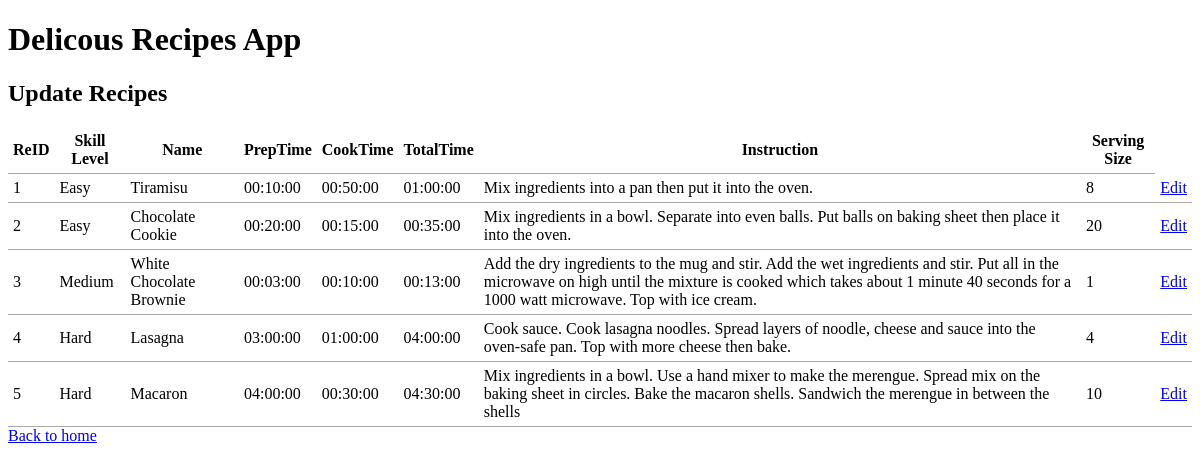
/update.php, run on the app's committed database.
### tables this page shows
CREATE TABLE Recipe (
ReID INTEGER AUTO_INCREMENT PRIMARY KEY,
SkillLevel CHAR(20),
Name VARCHAR(100) NOT NULL,
PrepTime TIME(0) NOT NULL,
CookTime TIME(0) NOT NULL,
InstructionID INTEGER UNIQUE NOT NULL,
Username CHAR(20) NOT NULL,
FOREIGN KEY (PrepTime, CookTime) REFERENCES RecipeTime (PrepTime, CookTime)
		ON DELETE NO ACTION
		ON UPDATE CASCADE,
FOREIGN KEY (InstructionID) REFERENCES Instruction(InsID)
	ON DELETE CASCADE
	ON UPDATE NO ACTION,
FOREIGN KEY (Username) REFERENCES BookUser (Username)
	ON DELETE CASCADE
	ON UPDATE CASCADE
);

CREATE TABLE RecipeTime (
PrepTime TIME(0),
CookTime TIME(0),
TotalTime TIME(0) UNIQUE NOT NULL,
PRIMARY KEY (PrepTime, CookTime)
);

CREATE TABLE Instruction(
InsID INTEGER AUTO_INCREMENT PRIMARY KEY,
Instructions VARCHAR(8000) UNIQUE NOT NULL,
ServingSize INTEGER
);

### common.php (called while the page is built)
<?php
function escape($html) {
  return htmlspecialchars($html, ENT_QUOTES | ENT_SUBSTITUTE, "UTF-8");
}
?>

### update.php (the view)
<?php
try {
  require "./config.php";
  require "./common.php";
  $connection = new PDO($dsn, $username, $password, $options);
  $sql = "SELECT * FROM recipe AS r, instruction AS i, recipetime AS rt
  WHERE r.InstructionID = i.InsID AND rt.PrepTime = r.PrepTime AND rt.CookTime = r.CookTime";
  $statement = $connection->prepare($sql);
  $statement->execute();
  $result = $statement->fetchAll();
} catch(PDOException $error) {
  echo $sql . "<br>" . $error->getMessage();
}
?>
<?php require "templates/header.php"; ?>
<h2>Update Recipes</h2>
<table>
  <thead>
    <tr>
        <th>ReID</th>
        <th>Skill Level</th>
        <th>Name</th>
        <th>PrepTime</th>
        <th>CookTime</th>
        <th>TotalTime</th>
        <th>Instruction</th>
        <th>Serving Size</th>
    </tr>
  </thead>
  <tbody>
  <?php foreach ($result as $row) : ?>
    <tr>
        <td><?php echo $row["ReID"]; ?></td>
        <td><?php echo $row["SkillLevel"]; ?></td>
        <td><?php echo $row["Name"]; ?></td>
        <td><?php echo $row["PrepTime"]; ?></td>
        <td><?php echo $row["CookTime"]; ?></td>
        <td><?php echo $row["TotalTime"]; ?></td>
        <td><?php echo $row["Instructions"]; ?></td>
        <td><?php echo $row["ServingSize"]; ?></td>
      <td><a href="update-single.php?ReID=<?php echo escape($row["ReID"]); ?>">Edit</a></td>
  </tr>
  <?php endforeach; ?>
  </tbody>
</table>
<a href="index.php">Back to home</a>

### css/style.css (style rules this page uses)
table { border-collapse: collapse; border-spacing: 0; }
td, th { padding: 5px; border-bottom: 1px solid #aaa; }

### data on the page
recipe: ReID "1", SkillLevel "Easy", Name "Tiramisu", recipetime.PrepTime "00:10:00", recipetime.CookTime "00:50:00", recipetime.TotalTime "01:00:00", InstructionID.Instructions "Mix ingredients into a pan then put it into the oven.", InstructionID.ServingSize "8"
recipe: ReID "2", SkillLevel "Easy", Name "Chocolate Cookie", recipetime.PrepTime "00:20:00", recipetime.CookTime "00:15:00", recipetime.TotalTime "00:35:00", InstructionID.Instructions "Mix ingredients in a bowl. Separate into even balls. Put balls on baking sheet then place it into the oven.", InstructionID.ServingSize "20"
recipe: ReID "3", SkillLevel "Medium", Name "White Chocolate Brownie", recipetime.PrepTime "00:03:00", recipetime.CookTime "00:10:00", recipetime.TotalTime "00:13:00", InstructionID.Instructions "Add the dry ingredients to the mug and stir. Add the wet ingredients and stir. Put all in the microwave on high until the mixture is cooked which takes about 1 minute 40 seconds for a 1000 watt microwave. Top with ice cream.", InstructionID.ServingSize "1"
recipe: ReID "4", SkillLevel "Hard", Name "Lasagna", recipetime.PrepTime "03:00:00", recipetime.CookTime "01:00:00", recipetime.TotalTime "04:00:00", InstructionID.Instructions "Cook sauce. Cook lasagna noodles. Spread layers of noodle, cheese and sauce into the oven-safe pan. Top with more cheese then bake.", InstructionID.ServingSize "4"
recipe: ReID "5", SkillLevel "Hard", Name "Macaron", recipetime.PrepTime "04:00:00", recipetime.CookTime "00:30:00", recipetime.TotalTime "04:30:00", InstructionID.Instructions "Mix ingredients in a bowl. Use a hand mixer to make the merengue. Spread mix on the baking sheet in circles. Bake the macaron shells. Sandwich the merengue in between the shells", InstructionID.ServingSize "10"
